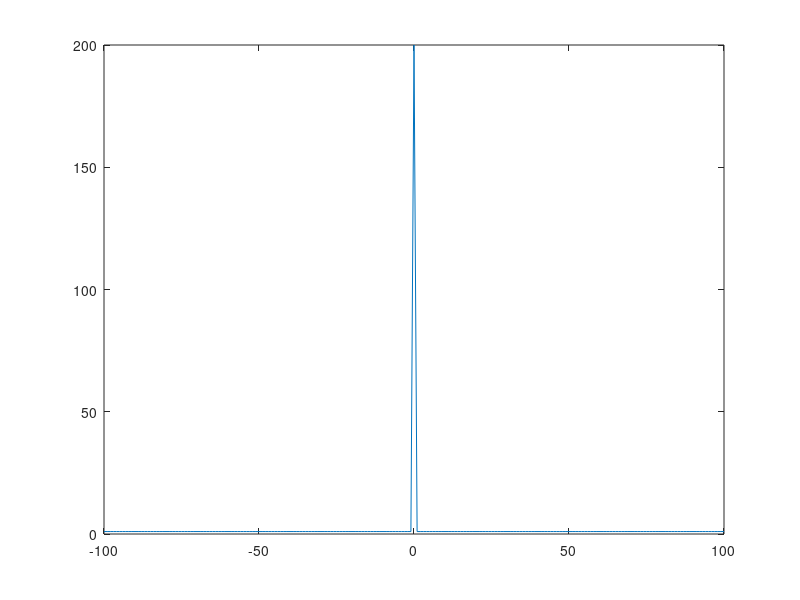

This figure's MATLAB source:
clear all 
close all 
clc

a=200;
t=0:1/a:1;
u=@(t) t>0;
x= u(t)-u(t-1);

X=fftshift(fft(x));
X_magnitude= abs(X);
df = -a/2:1:a/2;
figure;
plot(df,X_magnitude);